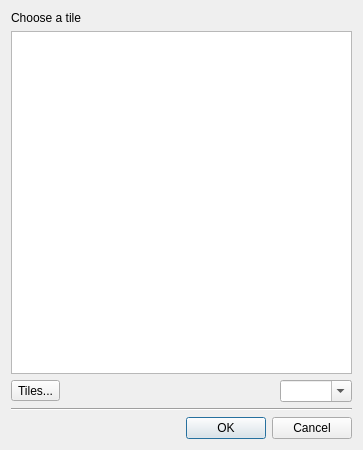
<?xml version="1.0" encoding="UTF-8"?>
<ui version="4.0">
 <class>ChooseBuildingTileDialog</class>
 <widget class="QDialog" name="ChooseBuildingTileDialog">
  <property name="geometry">
   <rect>
    <x>0</x>
    <y>0</y>
    <width>363</width>
    <height>450</height>
   </rect>
  </property>
  <property name="windowTitle">
   <string>Tile Picker</string>
  </property>
  <layout class="QVBoxLayout" name="verticalLayout">
   <item>
    <widget class="QLabel" name="prompt">
     <property name="text">
      <string>Choose a tile</string>
     </property>
    </widget>
   </item>
   <item>
    <widget class="BuildingEditor::BuildingTileEntryView" name="tableView"/>
   </item>
   <item>
    <layout class="QHBoxLayout" name="horizontalLayout">
     <item>
      <widget class="QToolButton" name="tilesButton">
       <property name="text">
        <string>Tiles...</string>
       </property>
      </widget>
     </item>
     <item>
      <spacer name="horizontalSpacer">
       <property name="orientation">
        <enum>Qt::Horizontal</enum>
       </property>
       <property name="sizeHint" stdset="0">
        <size>
         <width>40</width>
         <height>20</height>
        </size>
       </property>
      </spacer>
     </item>
     <item>
      <widget class="QComboBox" name="scaleCombo">
       <property name="editable">
        <bool>true</bool>
       </property>
      </widget>
     </item>
    </layout>
   </item>
   <item>
    <widget class="Line" name="line">
     <property name="orientation">
      <enum>Qt::Horizontal</enum>
     </property>
    </widget>
   </item>
   <item>
    <widget class="QDialogButtonBox" name="buttonBox">
     <property name="orientation">
      <enum>Qt::Horizontal</enum>
     </property>
     <property name="standardButtons">
      <set>QDialogButtonBox::Cancel|QDialogButtonBox::Ok</set>
     </property>
    </widget>
   </item>
  </layout>
 </widget>
 <customwidgets>
  <customwidget>
   <class>BuildingEditor::BuildingTileEntryView</class>
   <extends>QTableView</extends>
   <header>BuildingEditor/buildingtileentryview.h</header>
  </customwidget>
 </customwidgets>
 <resources/>
 <connections>
  <connection>
   <sender>buttonBox</sender>
   <signal>accepted()</signal>
   <receiver>ChooseBuildingTileDialog</receiver>
   <slot>accept()</slot>
   <hints>
    <hint type="sourcelabel">
     <x>248</x>
     <y>254</y>
    </hint>
    <hint type="destinationlabel">
     <x>157</x>
     <y>274</y>
    </hint>
   </hints>
  </connection>
  <connection>
   <sender>buttonBox</sender>
   <signal>rejected()</signal>
   <receiver>ChooseBuildingTileDialog</receiver>
   <slot>reject()</slot>
   <hints>
    <hint type="sourcelabel">
     <x>316</x>
     <y>260</y>
    </hint>
    <hint type="destinationlabel">
     <x>286</x>
     <y>274</y>
    </hint>
   </hints>
  </connection>
 </connections>
</ui>
